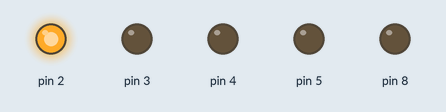
This sketch was run on a simulated Arduino Uno, built with avr-gcc and run on an emulated ATmega328P. Parts: output pins drawn as LEDs (lit = HIGH).

Above: at 0.2 s.
At 1.6 s:
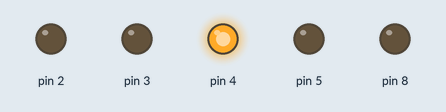
At 2.3 s:
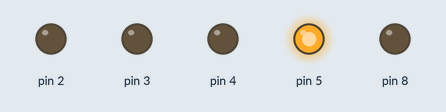
At 3.4 s:
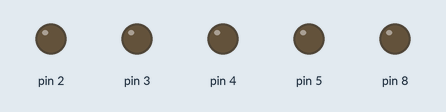
At 4.4 s:
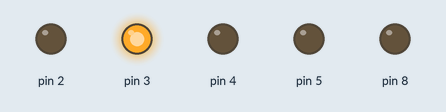
At 6.5 s:
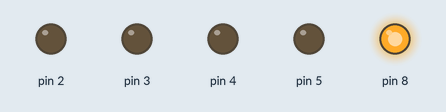
Timing chart, 0 to 8.1 s (numbered marks = the images above):
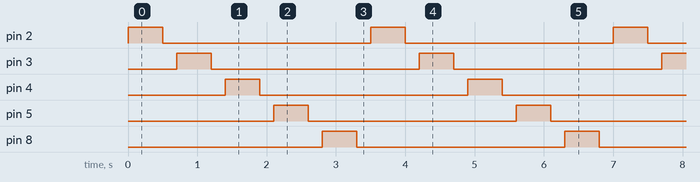

Measured:
- by itself, pin 2–5, pin 8: alternates HIGH for 0.50 s and LOW for 3.0 s
- by itself, everything shown: repeats every 3.5 s, in 10 steps

The sketch:

ledblink.ino
```cpp
void setup()
{

  pinMode(2,OUTPUT);
   pinMode(3,OUTPUT);
    pinMode(4,OUTPUT);
  pinMode(5,OUTPUT);
   pinMode(8,OUTPUT);

}

void loop()

{

  digitalWrite(2, HIGH);
  delay(500);
  digitalWrite(2, LOW);
  delay(200);

  digitalWrite(3, HIGH);
  delay(500);
  digitalWrite(3, LOW);
  delay(200);

  digitalWrite(4, HIGH);
  delay(500);
  digitalWrite(4, LOW);
  delay(200);

    digitalWrite(5, HIGH);
  delay(500);
  digitalWrite(5, LOW);
  delay(200);

    digitalWrite(8, HIGH);
  delay(500);
  digitalWrite(8, LOW);
  delay(200);
}
```
